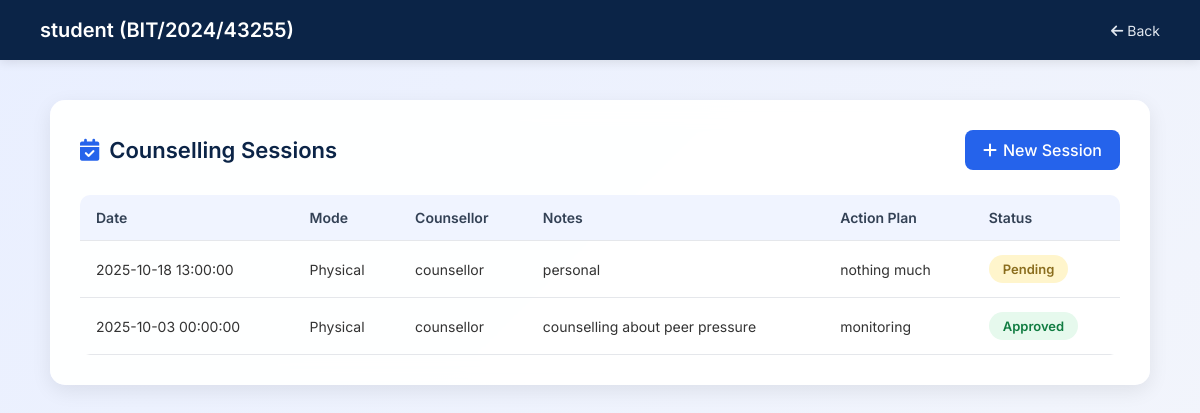
The page /view_sessions.php?student_id=8 (signed in) on the database as committed earlier.
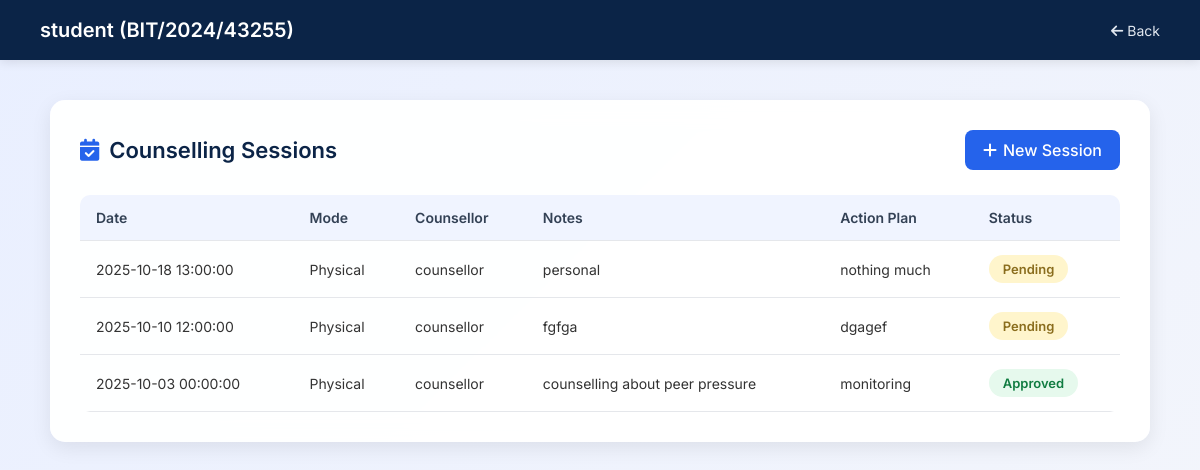
The same page on the database as committed later.
### tables this page shows
CREATE TABLE `sessions` (
  `id` int(10) UNSIGNED NOT NULL,
  `student_id` int(10) UNSIGNED NOT NULL,
  `counsellor_id` int(10) UNSIGNED NOT NULL,
  `session_date` datetime NOT NULL,
  `mode` varchar(50) DEFAULT NULL,
  `notes` text DEFAULT NULL,
  `action_plan` text DEFAULT NULL,
  `status` varchar(50) DEFAULT 'Pending',
  `created_at` datetime DEFAULT current_timestamp(),
  `updated_at` datetime DEFAULT current_timestamp() ON UPDATE current_timestamp()
);

CREATE TABLE `users` (
  `id` int(10) UNSIGNED NOT NULL,
  `reg_no` varchar(50) DEFAULT NULL,
  `name` varchar(150) NOT NULL,
  `email` varchar(150) NOT NULL,
  `profile_pic` varchar(255) DEFAULT NULL,
  `password_hash` varchar(255) NOT NULL,
  `role` varchar(20) NOT NULL DEFAULT 'student',
  `status` varchar(20) NOT NULL DEFAULT 'pending',
  `created_at` timestamp NOT NULL DEFAULT current_timestamp()
);

### view_sessions.php (the view, shortened to what this page needs)
<?php
require 'db.php';
$student_id = $_GET['student_id'] ?? null;
$stmt = $pdo->prepare("SELECT name, reg_no FROM users WHERE id = ? AND role='student'");
$stmt->execute([$student_id]);
$student = $stmt->fetch(PDO::FETCH_ASSOC);
$stmt = $pdo->prepare("
    SELECT s.session_date, s.mode, u.name AS counsellor_name, s.notes, s.action_plan, s.status
    FROM sessions s
    JOIN users u ON s.counsellor_id = u.id
    WHERE s.student_id = ?
    ORDER BY s.session_date DESC
");
$stmt->execute([$student_id]);
$sessions = $stmt->fetchAll(PDO::FETCH_ASSOC);
?>
<!DOCTYPE html>
<html lang="en">
<head>
<link rel="stylesheet" href="https://cdnjs.cloudflare.com/ajax/libs/font-awesome/6.4.0/css/all.min.css">
</head>
<body>
<header>
    <h1><?= htmlspecialchars($student['name']) ?> (<?= htmlspecialchars($student['reg_no']) ?>)</h1>
    <a href="student.php" class="back"><i class="fa fa-arrow-left"></i> Back</a>
</header>
<main>
    <div class="top-bar">
        <div class="page-title"><i class="fa-solid fa-calendar-check"></i> Counselling Sessions</div>
        <a href="add_session.php?student_id=<?= $student_id ?>" class="add-session"><i class="fa fa-plus"></i> New Session</a>
    </div>
    <table>
        <thead>
            <tr>
                <th>Date</th>
                <th>Mode</th>
                <th>Counsellor</th>
                <th>Notes</th>
                <th>Action Plan</th>
                <th>Status</th>
            </tr>
        </thead>
        <tbody>
        <?php if ($sessions): ?>
            <?php foreach ($sessions as $s):
                $status = strtolower($s['status']);
            ?>
            <tr>
                <td><?= htmlspecialchars($s['session_date']) ?></td>
                <td><?= htmlspecialchars($s['mode']) ?></td>
                <td><?= htmlspecialchars($s['counsellor_name']) ?></td>
                <td><?= htmlspecialchars($s['notes']) ?></td>
                <td><?= htmlspecialchars($s['action_plan']) ?></td>
                <td><span class="status <?= $status ?>"><?= ucfirst($status) ?></span></td>
            </tr>
            <?php endforeach; ?>
        <?php else: ?>
            <tr><td colspan="6" class="empty">No sessions found for this student.</td></tr>
        <?php endif; ?>
        </tbody>
    </table>
</main>
</body>
</html>

Rows that differ between the two databases and show on the page:
added sessions: session_date "2025-10-10 12:00:00", mode "Physical", counsellor.name "counsellor", notes "fgfga", action_plan "dgagef", status "Pending"
